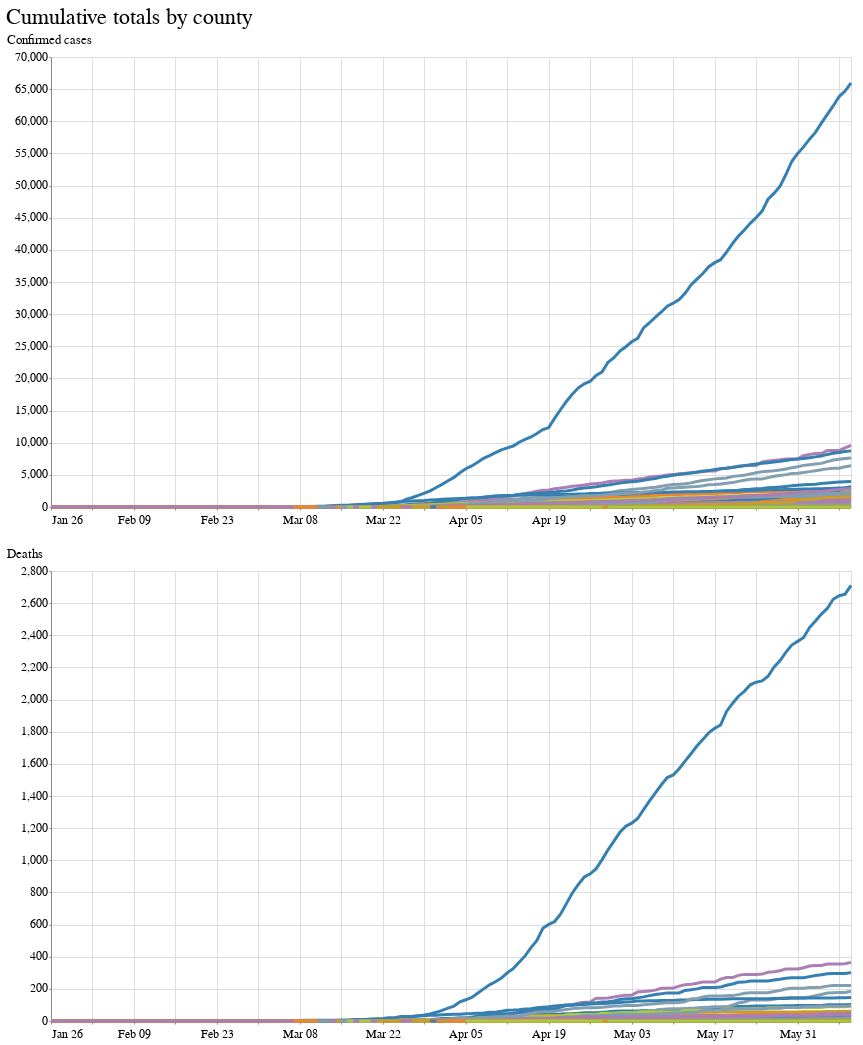

The notebook cell saved with this chart:
### Markdown cell above
First on a linear scale

### Code cell
# Create the base chart
alt.data_transformers.disable_max_rows()
chart = alt.Chart(county_df).mark_line().encode(
    x=alt.X("date:T", title=None),
    color=alt.Color("county:N", title="County", legend=None)
)

# The cases line
cases = chart.encode(
    y=alt.Y(
        "confirmed_cases:Q",
        title="Confirmed cases"
    ),
)

# The deaths line
deaths = chart.mark_line().encode(
    y=alt.Y("deaths:Q", title="Deaths"),
)

# Combined into a chart
(cases & deaths).properties(title="Cumulative totals by county")

### Figure 1 — Vega-Lite specification as saved in the notebook (floating-point values rounded to 4 significant figures; data arrays with more than 128 entries replaced by an {"elided": "..."} marker saying what was removed)
{"config": {"view": {"width": 800, "height": 450}, "background": "#ffffff", "title": {"anchor": "start", "font": "Benton Gothic Bold, sans", "fontColor": "#000000", "fontSize": 22, "fontWeight": "normal"}, "arc": {"fill": "#82c6df"}, "area": {"fill": "#82c6df"}, "line": {"stroke": "#82c6df", "strokeWidth": 3}, "path": {"stroke": "#82c6df"}, "rect": {"fill": "#82c6df"}, "shape": {"stroke": "#82c6df"}, "bar": {"fill": "#82c6df"}, "point": {"stroke": "#82c6df"}, "symbol": {"fill": "#82c6df", "size": 30}, "axis": {"titleFont": "Benton Gothic Bold, sans", "titleFontSize": 13, "titleFontWeight": "normal", "labelFont": "Benton Gothic, sans", "labelFontSize": 11.5, "labelFontWeight": "normal"}, "axisX": {"labelAngle": 0, "labelPadding": 4, "tickSize": 3}, "axisY": {"labelBaseline": "middle", "maxExtent": 45, "minExtent": 45, "tickSize": 2, "titleAlign": "left", "titleAngle": 0, "titleX": -45, "titleY": -11}, "legend": {"titleFont": "Benton Gothic Bold, sans", "titleFontSize": 13, "titleFontWeight": "normal", "symbolType": "square", "labelFont": "Benton Gothic, sans", "labelFontSize": 11.5}, "range": {"category": ["#3580b1", "#ec8431", "#ab7fb4", "#c89d29", "#adc839", "#829eb1"], "diverging": ["#e68a4f", "#f4bb6a", "#f9e39c", "#dadfe2", "#a6b7c6", "#849eae"], "heatmap": ["#fbf2c7", "#f9e39c", "#f8d36e", "#f4bb6a", "#e68a4f", "#d15a40", "#ab4232"], "ordinal": ["#fbf2c7", "#f9e39c", "#f8d36e", "#f4bb6a", "#e68a4f", "#d15a40", "#ab4232"], "ramp": ["#fbf2c7", "#f9e39c", "#f8d36e", "#f4bb6a", "#e68a4f", "#d15a40", "#ab4232"]}}, "vconcat": [{"mark": "line", "encoding": {"color": {"type": "nominal", "field": "county", "legend": null, "title": "County"}, "x": {"type": "temporal", "field": "date", "title": null}, "y": {"type": "quantitative", "field": "confirmed_cases", "title": "Confirmed cases"}}}, {"mark": "line", "encoding": {"color": {"type": "nominal", "field": "county", "legend": null, "title": "County"}, "x": {"type": "temporal", "field": "date", "title": null}, "y": {"type": "quantitative", "field": "deaths", "title": "Deaths"}}}], "data": {"name": "data-b34bbbda1d8fd6f7ed9f240e1aa7aeb2"}, "title": "Cumulative totals by county", "$schema": "https://vega.github.io/schema/vega-lite/v4.8.1.json", "datasets": {"data-b34bbbda1d8fd6f7ed9f240e1aa7aeb2": {"elided": "5240 records"}}}
